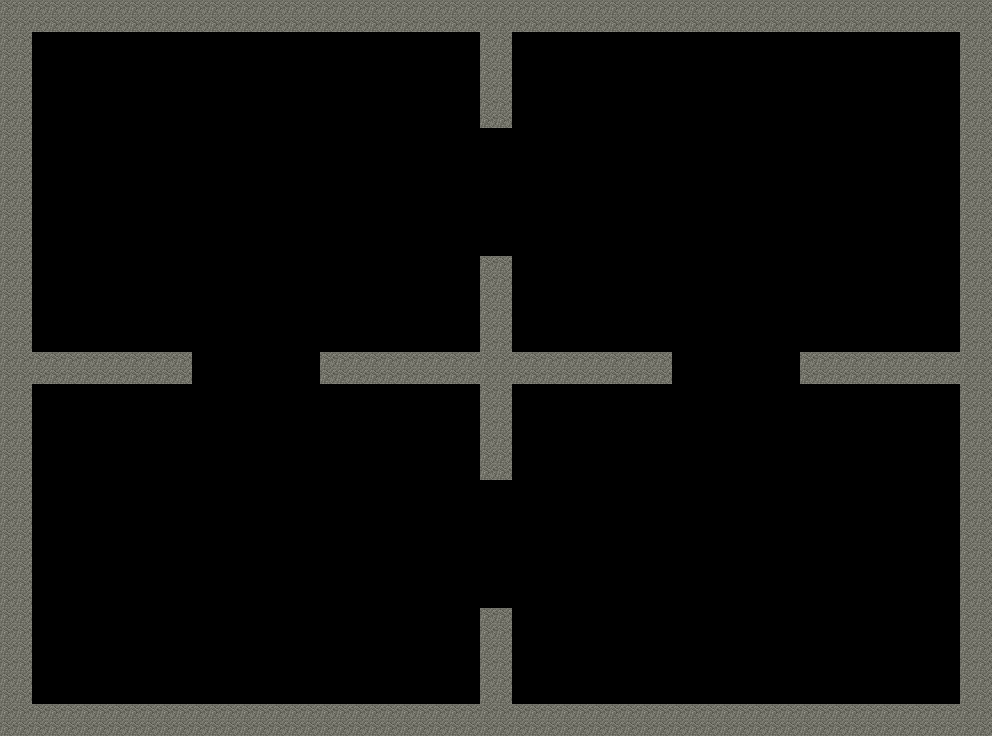

This is a level from a 2D game, rendered from its Tiled map with the project's own tilesets. A one-line summary and the map file follow, with tile-layer data summarised:
An orthogonal 31x23 tile map with 32x32 px tiles, 1 tile layer (Tile Layer 1) and 2 objects.

<map version="1.0" orientation="orthogonal" renderorder="right-down" width="31" height="23" tilewidth="32" tileheight="32" nextobjectid="3">
 <tileset firstgid="1" name="tileset" tilewidth="32" tileheight="32">
  <image source="../images/tileset.png" width="448" height="448" />
 </tileset>
 <layer name="Tile Layer 1" width="31" height="23">
  <data>[713 cells, 137 non-empty, 1 distinct tile ids]</data>
 </layer>
 <objectgroup name="collision-layer">
  <object id="1" x="32" y="32">
   <polyline points="0,0 0,320 160,320 160,352 0,352 0,672 448,672 448,576 480,576 480,672 928,672 928,352 768,352 768,320 928,320 928,0 480,0 480,96 448,96 448,0 0,0" />
  </object>
  <object id="2" x="320" y="352">
   <polyline points="0,0 160,0 160,-96 192,-96 192,0 352,0 352,32 192,32 192,128 160,128 160,32 0,32 0,0" />
  </object>
 </objectgroup>
</map>
